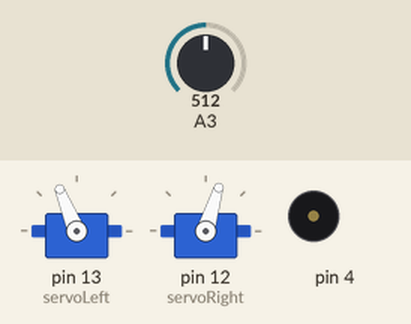
This sketch was run on a simulated Arduino Uno, built with avr-gcc and run on an emulated ATmega328P. Parts: 2 × servo, buzzer (waves = sounding). The inputs (shaded band) are chosen by the test bench; at power-on: A3 = 512.

Above: at 2.2 s.
2.3 s: A3 set to 707
3.8 s: A3 set to 734
At 4.6 s:
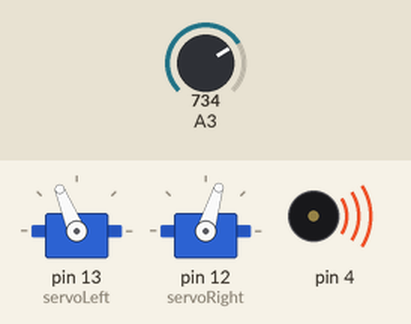
6.8 s: A3 set to 716
8.3 s: A3 set to 900
At 9.1 s:
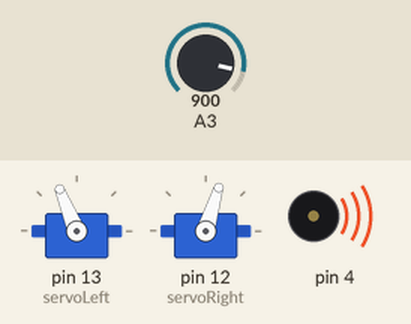
Timing chart, 0 to 12.3 s (numbered marks = the images above; inputs shaded):
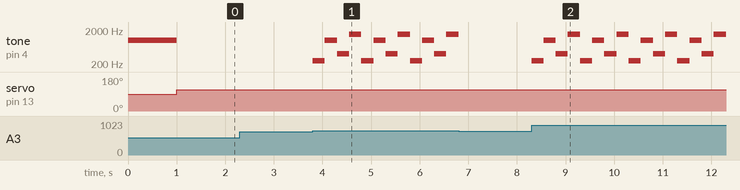

The sketch:

HaltUnderTheBrightLight.ino
```cpp
#include <Servo.h>
Servo servoLeft;
Servo servoRight;
float ambient;
void setup()
{
  ambient = volts(A3);
  tone(4, 1000, 1000);
  delay(1000);
  servoLeft.attach(13);
  servoRight.attach(12);
  servoLeft.writeMicroseconds(1700);
  servoRight.writeMicroseconds(1300);
}
void loop()
{
  if (volts(A3) > ambient + 1)
  {
    beep();
  }
}
float volts(int adPin)
{
  return float(analogRead(adPin)) * 5.0 / 1024.0;
}
void beep()
{
  tone(4, 250,250);
  delay(250);
  tone(4,1000,250);
  delay(250);
  tone(4,400,250);
  delay(250);
  tone(4,1500,250);
  delay(250);
}
```

Measured:
- the behaviour switches between 716 and 717 on A3 (found by bisection; images 0 and 1)
- after the input at 2.3 s, every drawn part: stays the same
- after the input at 3.8 s, tone on pin 4: silent → 250 Hz at once, then repeats every 1.0 s: 1000 Hz 0.25 s, 400 Hz 0.25 s, 1500 Hz 0.25 s, 250 Hz 0.25 s
- after the input at 8.3 s, tone on pin 4: silent → 250 Hz at once, then repeats every 1.0 s: 1000 Hz 0.25 s, 400 Hz 0.25 s, 1500 Hz 0.25 s, 250 Hz 0.25 s
